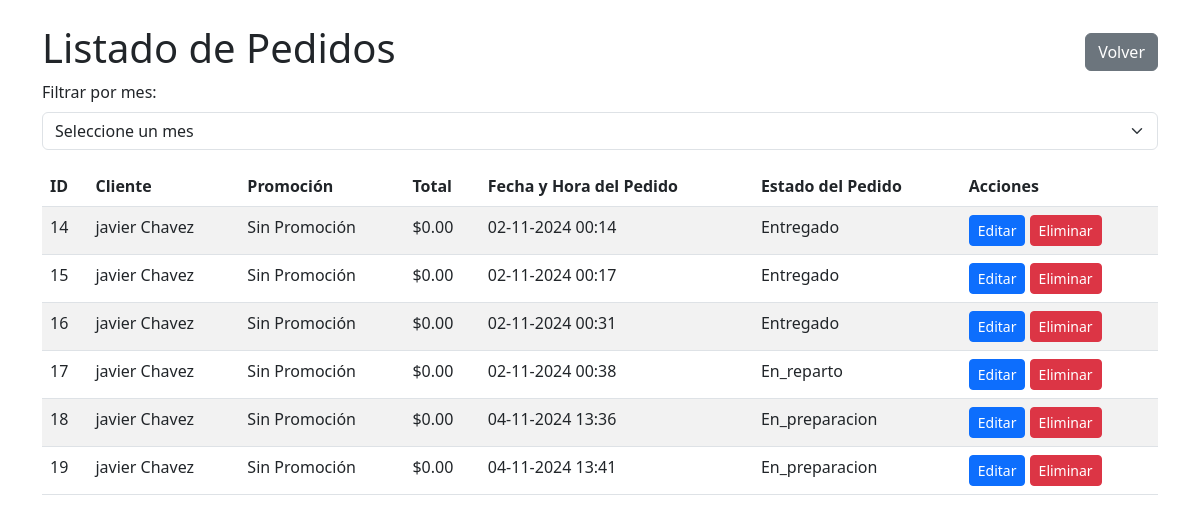
The app's page /mantenedores/pedidos/listar.php with its own data.
### tables this page shows
CREATE TABLE `pedido` (
  `id_pedido` int(11) NOT NULL,
  `id_usuario` int(11) DEFAULT NULL,
  `id_promocion` int(11) DEFAULT NULL,
  `total` int(11) DEFAULT NULL,
  `estado_pedido` enum('en_preparacion','en_reparto','entregado') DEFAULT NULL,
  `id_direccion` int(11) DEFAULT NULL,
  `id_metodo_pago` int(11) DEFAULT NULL,
  `fecha_pedido` datetime DEFAULT NULL,
  `monto` decimal(10,2) DEFAULT NULL
);

CREATE TABLE `usuario` (
  `id_usuario` int(11) NOT NULL,
  `nombre` varchar(30) DEFAULT NULL,
  `apellido` varchar(30) DEFAULT NULL,
  `correo_electronico` varchar(100) DEFAULT NULL,
  `contrasenia` varchar(255) DEFAULT NULL,
  `telefono` varchar(9) DEFAULT NULL,
  `fecha_registro` date DEFAULT curdate(),
  `puntos_recompensa` int(11) DEFAULT NULL
);

### mantenedores/pedidos/listar.php (the view, shortened to what this page needs)
<?php
include '../../conexion.php';
$mes_filtro = isset($_POST['mes_filtro']) ? $_POST['mes_filtro'] : null;
$sql = "SELECT p.id_pedido, u.nombre AS nombre_usuario, u.apellido AS apellido_usuario, pr.descripcion_promocion AS promocion,
               p.total, p.fecha_pedido, p.estado_pedido, u.correo_electronico
        FROM pedido p
        INNER JOIN usuario u ON p.id_usuario = u.id_usuario
        LEFT JOIN promocion pr ON p.id_promocion = pr.id_promocion";
if ($mes_filtro) {
    $sql .= " WHERE MONTH(p.fecha_pedido) = ?";
    $stmt = $conexion->prepare($sql);
    $stmt->bind_param("i", $mes_filtro);
} else {
    $stmt = $conexion->prepare($sql);
}
$stmt->execute();
$result = $stmt->get_result();
?>
<!DOCTYPE html>
<html lang="es">
<head>
    <link href="https://cdn.jsdelivr.net/npm/bootstrap@5.3.0/dist/css/bootstrap.min.css" rel="stylesheet">
</head>
<body>
    <div class="container mt-4">
        <div class="d-flex justify-content-between align-items-center">
            <h1>Listado de Pedidos</h1>
            <button class="btn btn-secondary" onclick="window.location.href='../../index/index-mantenedores.php'">Volver</button>
        </div>
        <form method="POST" action="<?php echo $_SERVER['PHP_SELF']; ?>">
            <div class="mb-3">
                <label for="mes_filtro" class="form-label">Filtrar por mes:</label>
                <select id="mes_filtro" name="mes_filtro" class="form-select" onchange="this.form.submit()">
                <option value="">Seleccione un mes</option>
</select>
            </div>
        </form>
        <table class="table table-striped">
            <thead>
                <tr>
                    <th>ID</th>
                    <th>Cliente</th>
                    <th>Promoción</th>
                    <th>Total</th>
                    <th>Fecha y Hora del Pedido</th>
                    <th>Estado del Pedido</th>
                    <th>Acciones</th>
                </tr>
            </thead>
            <tbody>
    <?php if ($result->num_rows > 0): ?>
        <?php while ($row = $result->fetch_assoc()): ?>
            <tr>
                <td><?php echo $row['id_pedido']; ?></td>
                <td><?php echo $row['nombre_usuario'] . ' ' . $row['apellido_usuario']; ?></td>
                <td><?php echo $row['promocion'] ? $row['promocion'] : 'Sin Promoción'; ?></td>
                <td>$<?php echo number_format($row['total'], 2); ?></td>
                <td><?php echo date('d-m-Y H:i', strtotime($row['fecha_pedido'])); ?></td>
                <td><?php echo ucfirst($row['estado_pedido']); ?></td>
                <td>
                    <a href="editar.php?id=<?php echo $row['id_pedido']; ?>" class="btn btn-primary btn-sm">Editar</a>
                    <button class="btn btn-danger btn-sm" data-bs-toggle="modal" data-bs-target="#eliminarModal"
                        data-id="<?php echo $row['id_pedido']; ?>">Eliminar</button>
                </td>
            </tr>
        <?php endwhile; ?>
    <?php else: ?>
        <tr>
            <td colspan="7" class="text-center">No se encontraron pedidos.</td>
        </tr>
    <?php endif; ?>
</tbody>
        </table>
</body>
</html>

### records on screen
pedido: id_pedido "14", id_usuario.nombre "javier", id_usuario.apellido "Chavez", total "0.00", fecha_pedido "02-11-2024 00:14", estado_pedido "Entregado"
pedido: id_pedido "15", id_usuario.nombre "javier", id_usuario.apellido "Chavez", total "0.00", fecha_pedido "02-11-2024 00:17", estado_pedido "Entregado"
pedido: id_pedido "16", id_usuario.nombre "javier", id_usuario.apellido "Chavez", total "0.00", fecha_pedido "02-11-2024 00:31", estado_pedido "Entregado"
pedido: id_pedido "17", id_usuario.nombre "javier", id_usuario.apellido "Chavez", total "0.00", fecha_pedido "02-11-2024 00:38", estado_pedido "En_reparto"
pedido: id_pedido "18", id_usuario.nombre "javier", id_usuario.apellido "Chavez", total "0.00", fecha_pedido "04-11-2024 13:36", estado_pedido "En_preparacion"
pedido: id_pedido "19", id_usuario.nombre "javier", id_usuario.apellido "Chavez", total "0.00", fecha_pedido "04-11-2024 13:41", estado_pedido "En_preparacion"
